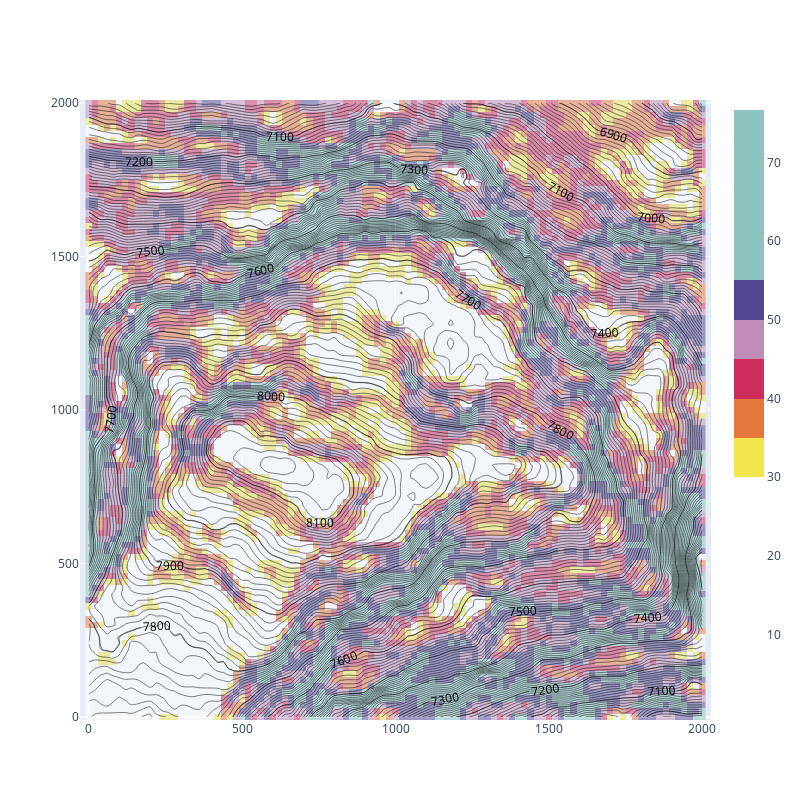

This figure's notebook cell:
### Code cell
fig = go.Figure( )

fig.add_trace( dict(
        type = 'contour',
        z=z,
        x=x,
        y=y,
        contours = dict(
            start = z.min().round(100),
            end = z.max().round(100),
            size = 50,
            coloring = 'none',
            showlabels = True,
        ),
        showlegend = False,
    ))

fig.add_trace( dict(
        type = 'contour',
        z=z,
        x=x,
        y=y,
        contours = dict(
            start = z.min().round(10),
            end = z.max().round(10),
            size = 10,
            coloring = 'none',
            ),
        showlegend = False,
    ))

slope.min()

fig.add_trace( dict(
        type = 'heatmap',
        z = slope,
        x=x,
        y=y,
        colorscale = dcolors,
        opacity = 0.5
        # contours = dict(
        #     start = array.min().round(10),
        #     end = array.max().round(10),
        #     size = 10,
        #     coloring = 'none',
        #     )
    ))

fig.update_layout(
    autosize = False,
    height = 800,
    width = 800,
    yaxis = dict(
            scaleanchor = 'x',
            scaleratio = 1
    ),
    xaxis = dict(
        range = [0, 2*radius]
    )
)

fig.show()
